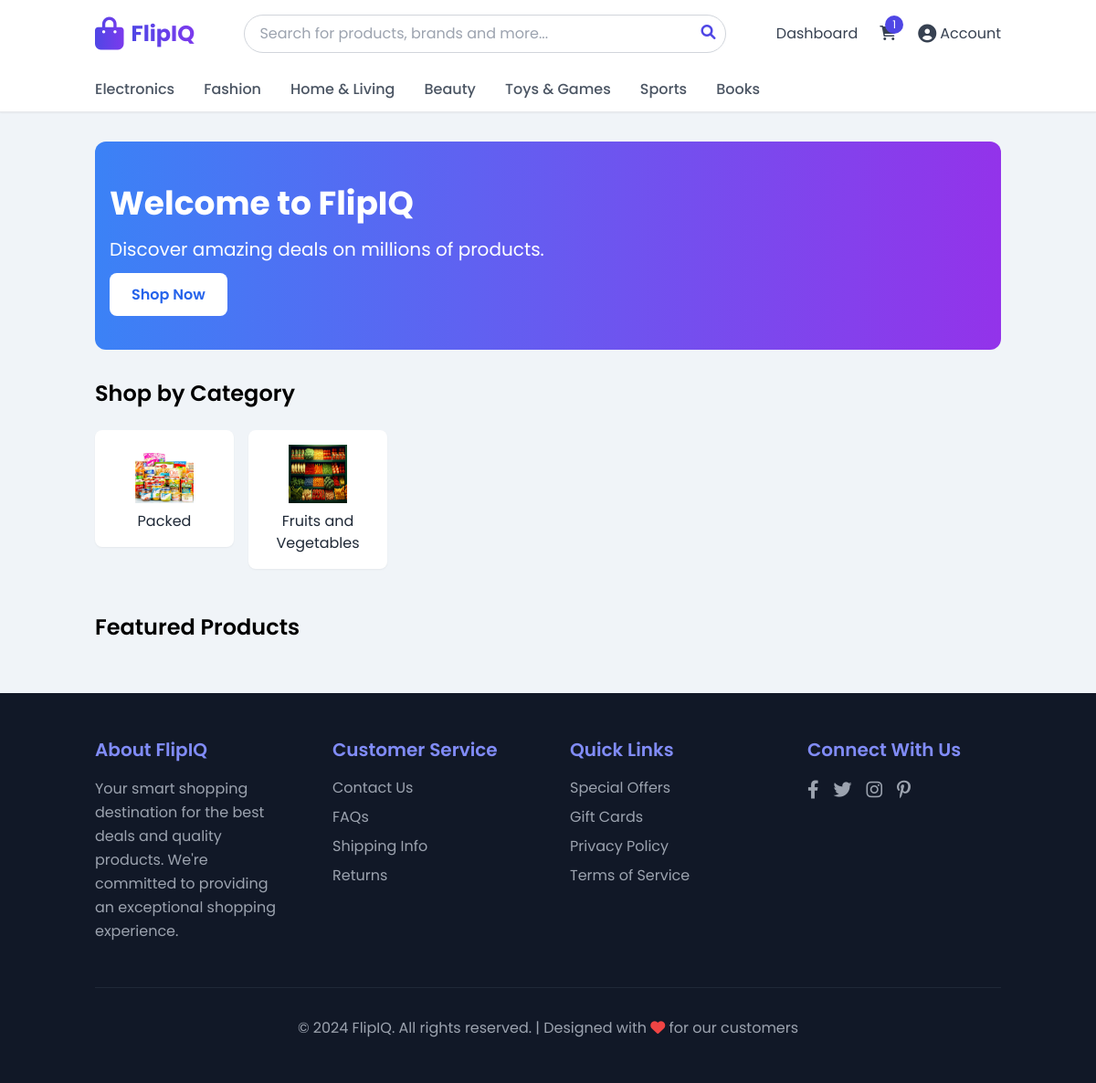
Page / (signed in) on the committed database.
### flipkart_app/models.py (models this page shows, shortened)
class User(AbstractUser):
    is_customer = models.BooleanField(default=False)
    is_seller = models.BooleanField(default=False)

class Cart(models.Model):
    user = models.OneToOneField(settings.AUTH_USER_MODEL, on_delete=models.CASCADE, related_name='cart')
    created_at = models.DateTimeField(auto_now_add=True)
    updated_at = models.DateTimeField(auto_now=True)

class Category(models.Model):
    name = models.CharField(max_length=100)
    description = models.TextField(blank=True)
    image = models.ImageField(upload_to='category_images/', null=True, blank=True)
    created_at = models.DateTimeField(auto_now_add=True)
    class Meta:
        verbose_name_plural = 'Categories'

### flipkart_app/views.py (the view)
# urls.py: path('', views.HomeView.as_view(), name='home'),  # Class-based view for the homepage (product list)
class HomeView(ListView):
    model = Product
    template_name = 'flipkart_app/home.html'
    context_object_name = 'products'
    paginate_by = 12
    def get_queryset(self):
        queryset = Product.objects.filter(stock__gt=0)
        category = self.request.GET.get('category')
        search = self.request.GET.get('search')
        if category:
            queryset = queryset.filter(category__name=category)
        if search:
            queryset = queryset.filter(Q(name__icontains=search) | Q(description__icontains=search))
        return queryset
    def get_context_data(self, **kwargs):
        context = super().get_context_data(**kwargs)
        context['categories'] = Category.objects.all()
        return context

### flipkart_app/templates/flipkart_app/home.html (shortened to what this page needs)
{% extends 'flipkart_app/base.html' %}
{% block content %}
    <section class="bg-gradient-to-r from-blue-500 to-purple-600 text-white py-12 rounded-xl mb-8">
        <div class="container mx-auto px-4">
            <h1 class="text-4xl font-bold mb-4">Welcome to FlipIQ</h1>
            <p class="text-xl mb-6">Discover amazing deals on millions of products.</p>
            <a href="{% url 'product_list' %}" class="bg-white text-blue-600 px-6 py-3 rounded-lg font-semibold hover:bg-gray-100 transition duration-300">
                Shop Now
            </a>
        </div>
    </section>
    <section class="mb-12">
        <h2 class="text-2xl font-semibold mb-6">Shop by Category</h2>
        <div class="grid grid-cols-2 md:grid-cols-3 lg:grid-cols-6 gap-4">
            {% for category in categories %}
            <a href="{% url 'product_list' %}?category={{ category.name }}" class="group">
                <div class="bg-white rounded-lg p-4 text-center shadow-sm hover:shadow-md transition duration-300">
                    {% if category.image %}
                        <img src="{{ category.image.url }}" alt="{{ category.name }}" class="w-16 h-16 mx-auto mb-2">
                    {% else %}
                        <i class="fas fa-box text-4xl text-gray-400 mb-2"></i>
                    {% endif %}
                    <h3 class="text-gray-800 group-hover:text-blue-600">{{ category.name }}</h3>
                </div>
            </a>
            {% endfor %}
        </div>
    </section>
    <section>
        <h2 class="text-2xl font-semibold mb-6">Featured Products</h2>
    </section>
{% endblock %}

### flipkart_app/templates/flipkart_app/base.html (shortened to what this page needs)
<!DOCTYPE html>
<html lang="en">
<head>
    <script src="https://cdn.tailwindcss.com"></script>
    <link href="https://cdnjs.cloudflare.com/ajax/libs/font-awesome/6.0.0/css/all.min.css" rel="stylesheet">
</head>
<body>
    <header class="bg-white shadow-md">
        <nav class="container mx-auto px-4 py-4">
            <div class="flex items-center justify-between">
                <a href="{% url 'home' %}" class="flex items-center space-x-2 group">
                    <i class="fas fa-shopping-bag text-4xl logo-gradient group-hover:scale-110 transition-transform duration-300"></i>
                    <span class="text-2xl font-bold logo-gradient">FlipIQ</span>
                </a>
                <div class="hidden md:block flex-1 max-w-xl px-6">
                    <div class="relative">
                        <input type="text"
                               placeholder="Search for products, brands and more..."
                               class="w-full py-2 px-4 rounded-full border border-gray-300 focus:outline-none focus:border-indigo-500 search-input transition-shadow duration-300">
                        <button class="absolute right-3 top-2 text-indigo-600 hover:text-indigo-800 transition-colors duration-300">
                            <i class="fas fa-search"></i>
                        </button>
                    </div>
                </div>
                <div class="hidden md:flex items-center space-x-6">
                    {% if user.is_authenticated %}
                        <a href="{% url 'home' %}" class="nav-link text-gray-700 hover:text-indigo-600">Dashboard</a>
                        <a href="{% url 'cart' %}" class="relative nav-link text-gray-700 hover:text-indigo-600 group">
                            <i class="fas fa-shopping-cart"></i>
                            <span class="absolute -top-2 -right-2 bg-indigo-600 text-white rounded-full w-5 h-5 flex items-center justify-center text-xs group-hover:bg-indigo-700 transition-colors duration-300">{{ user.cart.items.count }}</span>
                        </a>
                        <div class="relative group">
                            <button class="flex items-center space-x-1 text-gray-700 hover:text-indigo-600 transition-colors duration-300">
                                <i class="fas fa-user-circle text-xl"></i>
                                <span>Account</span>
                            </button>
                        </div>
                    {% else %}
                        <a href="{% url 'login' %}" class="nav-link text-gray-700 hover:text-indigo-600">Login</a>
                        <a href="{% url 'register' %}" class="bg-indigo-600 text-white px-6 py-2 rounded-full hover:bg-indigo-700 transition duration-300 transform hover:scale-105">Register</a>
                    {% endif %}
                </div>
            </div>
        </nav>
    </header>
    <div class="bg-white border-b shadow-sm">
        <div class="container mx-auto px-4">
            <div class="flex overflow-x-auto py-3 space-x-8 no-scrollbar">
                <a href="#" class="category-link text-gray-600 hover:text-indigo-600 whitespace-nowrap font-medium">Electronics</a>
                <a href="#" class="category-link text-gray-600 hover:text-indigo-600 whitespace-nowrap font-medium">Fashion</a>
                <a href="#" class="category-link text-gray-600 hover:text-indigo-600 whitespace-nowrap font-medium">Home & Living</a>
                <a href="#" class="category-link text-gray-600 hover:text-indigo-600 whitespace-nowrap font-medium">Beauty</a>
                <a href="#" class="category-link text-gray-600 hover:text-indigo-600 whitespace-nowrap font-medium">Toys & Games</a>
                <a href="#" class="category-link text-gray-600 hover:text-indigo-600 whitespace-nowrap font-medium">Sports</a>
                <a href="#" class="category-link text-gray-600 hover:text-indigo-600 whitespace-nowrap font-medium">Books</a>
            </div>
        </div>
    </div>
    <main class="container mx-auto px-4 py-8">
        {% block content %}
        {% endblock %}
    </main>
    <footer class="bg-gray-900 text-white">
        <div class="container mx-auto px-4 py-12">
            <div class="grid grid-cols-1 md:grid-cols-4 gap-12">
                <div>
                    <h3 class="text-xl font-semibold mb-4 text-indigo-400">About FlipIQ</h3>
                    <p class="text-gray-400 leading-relaxed">Your smart shopping destination for the best deals and quality products. We're committed to providing an exceptional shopping experience.</p>
                </div>
                <div>
                    <h3 class="text-xl font-semibold mb-4 text-indigo-400">Customer Service</h3>
                    <ul class="space-y-2">
                        <li><a href="#" class="footer-link text-gray-400 hover:text-white">Contact Us</a></li>
                        <li><a href="#" class="footer-link text-gray-400 hover:text-white">FAQs</a></li>
                        <li><a href="#" class="footer-link text-gray-400 hover:text-white">Shipping Info</a></li>
                        <li><a href="#" class="footer-link text-gray-400 hover:text-white">Returns</a></li>
                    </ul>
                </div>
                <div>
                    <h3 class="text-xl font-semibold mb-4 text-indigo-400">Quick Links</h3>
                    <ul class="space-y-2">
                        <li><a href="#" class="footer-link text-gray-400 hover:text-white">Special Offers</a></li>
                        <li><a href="#" class="footer-link text-gray-400 hover:text-white">Gift Cards</a></li>
                        <li><a href="#" class="footer-link text-gray-400 hover:text-white">Privacy Policy</a></li>
                        <li><a href="#" class="footer-link text-gray-400 hover:text-white">Terms of Service</a></li>
                    </ul>
                </div>
                <div>
                    <h3 class="text-xl font-semibold mb-4 text-indigo-400">Connect With Us</h3>
                    <div class="flex space-x-4">
                        <a href="#" class="text-gray-400 hover:text-white transition-colors duration-300"><i class="fab fa-facebook-f text-xl"></i></a>
                        <a href="#" class="text-gray-400 hover:text-white transition-colors duration-300"><i class="fab fa-twitter text-xl"></i></a>
                        <a href="#" class="text-gray-400 hover:text-white transition-colors duration-300"><i class="fab fa-instagram text-xl"></i></a>
                        <a href="#" class="text-gray-400 hover:text-white transition-colors duration-300"><i class="fab fa-pinterest-p text-xl"></i></a>
                    </div>
                </div>
            </div>
            <div class="mt-12 pt-8 border-t border-gray-800 text-center text-gray-400">
                <p>&copy; 2024 FlipIQ. All rights reserved. | Designed with <i class="fas fa-heart text-red-500"></i> for our customers</p>
            </div>
        </div>
    </footer>
</body>
</html>

### flipkart_app/templates/flipkart_app/base.html (style rules this page uses)
body { font-family: 'Poppins', sans-serif; background-color: #f0f4f8; }
.logo-gradient { background: linear-gradient(90deg, #4f46e5 0%, #7c3aed 100%); -webkit-background-clip: text; -webkit-text-fill-color: transparent; }
.nav-link { position: relative; transition: color 0.3s ease; }
.nav-link::after { content: ''; position: absolute; width: 0; height: 2px; bottom: -2px; left: 0; background: linear-gradient(90deg, #4f46e5 0%, #7c3aed 100%); transition: width 0.3s ease; }
.category-link { transition: all 0.3s ease; }
.footer-link { transition: color 0.3s ease; }

### rows in the picture
User: cart.items.count "1"
Category: image (picture), name "Packed"
Category: image (picture), name "Fruits and Vegetables"
